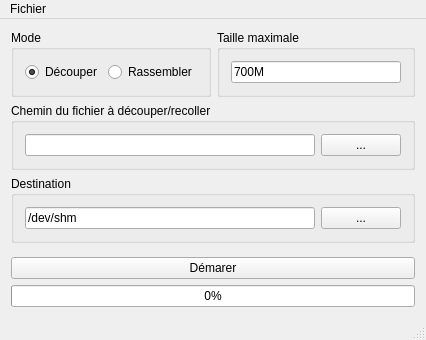
<?xml version="1.0" encoding="UTF-8"?>
<ui version="4.0">
 <class>MainWindow</class>
 <widget class="QMainWindow" name="MainWindow">
  <property name="geometry">
   <rect>
    <x>0</x>
    <y>0</y>
    <width>426</width>
    <height>340</height>
   </rect>
  </property>
  <property name="windowTitle">
   <string>Tronsconeuse</string>
  </property>
  <widget class="QWidget" name="centralWidget">
   <layout class="QVBoxLayout" name="verticalLayout">
    <item>
     <layout class="QHBoxLayout" name="horizontalLayout_4">
      <item>
       <widget class="QGroupBox" name="groupBox_2">
        <property name="title">
         <string>Mode</string>
        </property>
        <layout class="QHBoxLayout" name="horizontalLayout_2">
         <item>
          <widget class="QRadioButton" name="radioButton">
           <property name="text">
            <string>Découper</string>
           </property>
           <property name="checked">
            <bool>true</bool>
           </property>
          </widget>
         </item>
         <item>
          <widget class="QRadioButton" name="radioButton_2">
           <property name="text">
            <string>Rassembler</string>
           </property>
          </widget>
         </item>
        </layout>
       </widget>
      </item>
      <item>
       <widget class="QGroupBox" name="groupBox_3">
        <property name="title">
         <string>Taille maximale</string>
        </property>
        <layout class="QHBoxLayout" name="horizontalLayout_3">
         <item>
          <widget class="QLineEdit" name="lineEdit">
           <property name="text">
            <string>700M</string>
           </property>
          </widget>
         </item>
        </layout>
       </widget>
      </item>
     </layout>
    </item>
    <item>
     <widget class="QGroupBox" name="groupBox">
      <property name="title">
       <string>Chemin du fichier à découper/recoller</string>
      </property>
      <layout class="QHBoxLayout" name="horizontalLayout">
       <item>
        <widget class="QLineEdit" name="fileSource">
         <property name="readOnly">
          <bool>true</bool>
         </property>
        </widget>
       </item>
       <item>
        <widget class="QPushButton" name="pushButton">
         <property name="text">
          <string>...</string>
         </property>
        </widget>
       </item>
      </layout>
     </widget>
    </item>
    <item>
     <widget class="QGroupBox" name="groupBox_4">
      <property name="title">
       <string>Destination</string>
      </property>
      <layout class="QHBoxLayout" name="horizontalLayout_5">
       <item>
        <widget class="QLineEdit" name="fileDest">
         <property name="text">
          <string>/dev/shm</string>
         </property>
         <property name="readOnly">
          <bool>true</bool>
         </property>
        </widget>
       </item>
       <item>
        <widget class="QPushButton" name="pushButton_2">
         <property name="text">
          <string>...</string>
         </property>
        </widget>
       </item>
      </layout>
     </widget>
    </item>
    <item>
     <spacer name="verticalSpacer">
      <property name="orientation">
       <enum>Qt::Vertical</enum>
      </property>
      <property name="sizeHint" stdset="0">
       <size>
        <width>20</width>
        <height>40</height>
       </size>
      </property>
     </spacer>
    </item>
    <item>
     <widget class="QPushButton" name="pushButton_3">
      <property name="text">
       <string>Démarer</string>
      </property>
     </widget>
    </item>
    <item>
     <widget class="QProgressBar" name="progressBar">
      <property name="maximum">
       <number>10000</number>
      </property>
      <property name="value">
       <number>0</number>
      </property>
     </widget>
    </item>
   </layout>
  </widget>
  <widget class="QMenuBar" name="menuBar">
   <property name="geometry">
    <rect>
     <x>0</x>
     <y>0</y>
     <width>426</width>
     <height>19</height>
    </rect>
   </property>
   <widget class="QMenu" name="menuFichier">
    <property name="title">
     <string>Fichier</string>
    </property>
    <addaction name="actionQuitter"/>
   </widget>
   <addaction name="menuFichier"/>
  </widget>
  <widget class="QStatusBar" name="statusBar"/>
  <action name="actionQuitter">
   <property name="text">
    <string>Quitter</string>
   </property>
  </action>
 </widget>
 <layoutdefault spacing="6" margin="11"/>
 <resources/>
 <connections/>
</ui>
